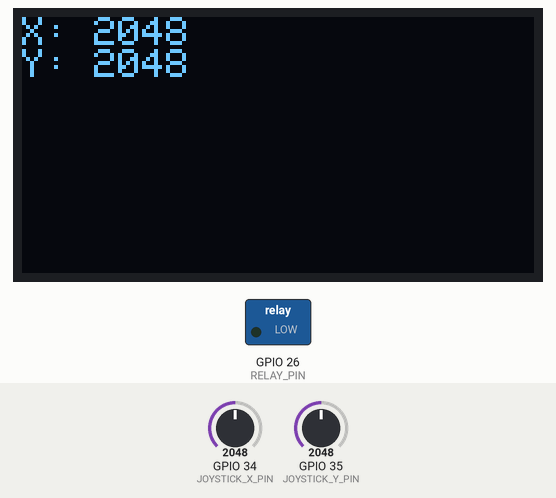
This sketch was run on a simulated ESP32. Parts: 128×64 one-colour display, switched loads named in the sketch (green lamp = pin HIGH). Inputs (shaded band) come from the test bench; at power-on: GPIO 34 (JOYSTICK_X_PIN) = 2048, GPIO 35 (JOYSTICK_Y_PIN) = 2048.

Above: at 1.2 s.
1.3 s: GPIO 34 (JOYSTICK_X_PIN) set to 107
At 1.8 s:
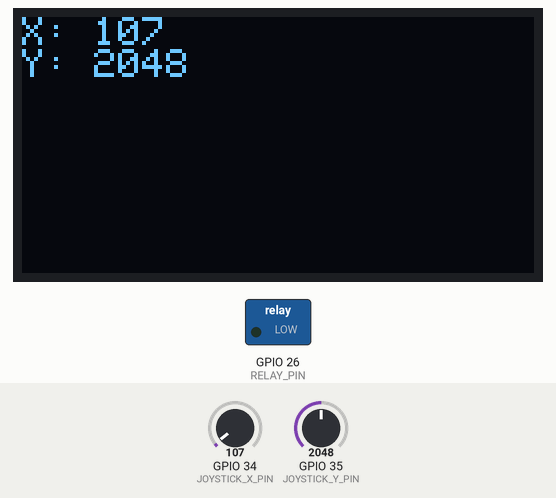
2.8 s: GPIO 34 (JOYSTICK_X_PIN) set to 89
At 3.3 s:
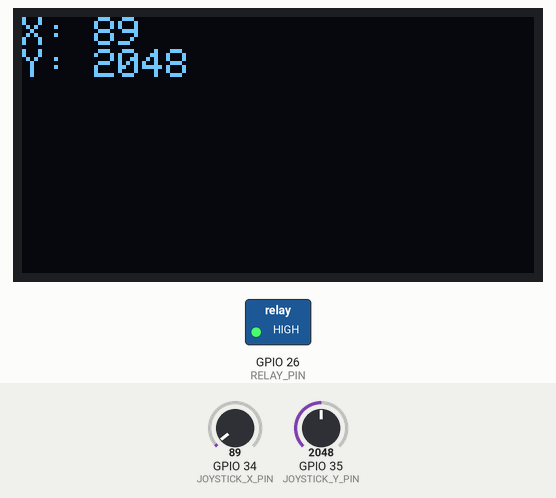
4.3 s: GPIO 35 (JOYSTICK_Y_PIN) set to 2866
At 4.8 s:
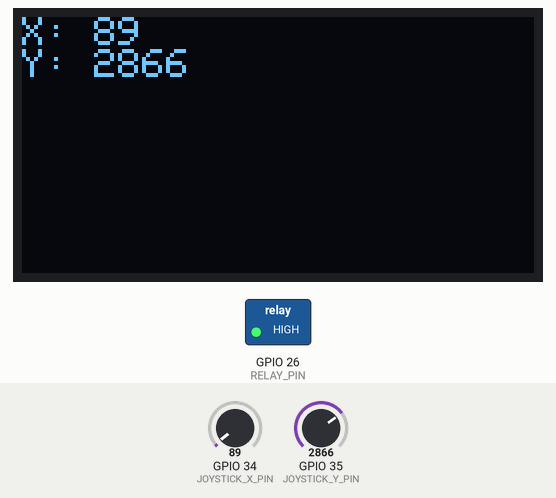
5.8 s: GPIO 35 (JOYSTICK_Y_PIN) set to 3603
At 6.3 s:
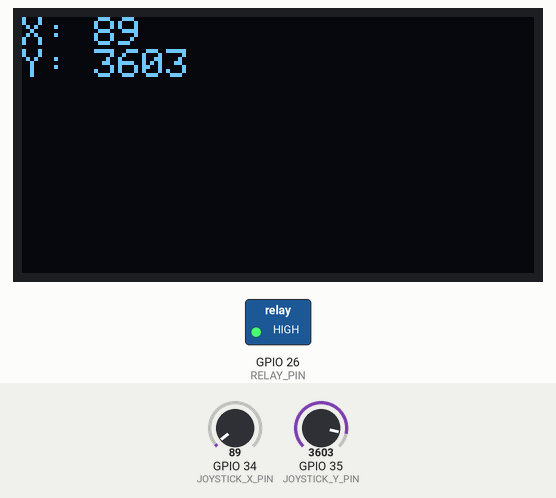
7.3 s: GPIO 34 (JOYSTICK_X_PIN) set to 0
At 7.8 s:
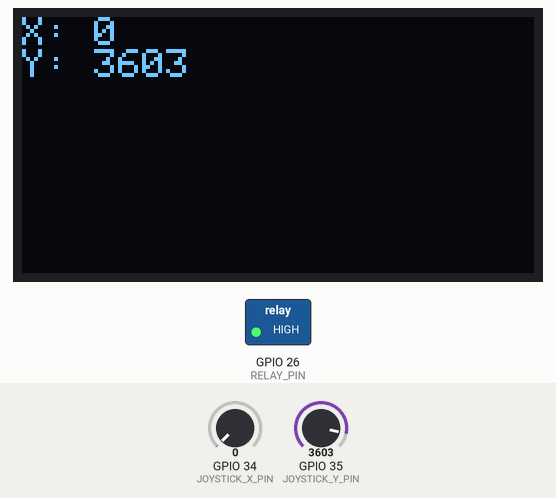
8.8 s: GPIO 35 (JOYSTICK_Y_PIN) set to 4095
At 9.3 s:
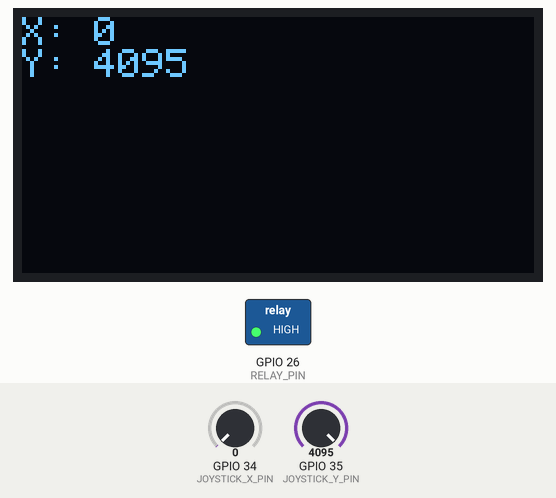
Timing chart, 0 to 11.3 s (numbered marks = the images above; inputs shaded):
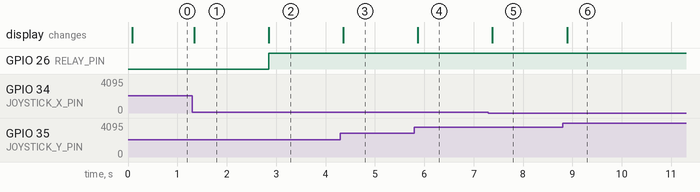

The sketch:

Joystick_OLED.ino
```cpp
#include <Wire.h>
#include <Adafruit_GFX.h>
#include <Adafruit_SSD1306.h>

#define OLED_RESET -1
Adafruit_SSD1306 display(OLED_RESET);

const int JOYSTICK_X_PIN = 34;
const int JOYSTICK_Y_PIN = 35;
const int RELAY_PIN = 26;


void setup() {
  pinMode(JOYSTICK_X_PIN, INPUT);
  pinMode(JOYSTICK_Y_PIN, INPUT);
  pinMode(RELAY_PIN, OUTPUT);

  display.begin(SSD1306_SWITCHCAPVCC, 0x3C);
  display.clearDisplay();
  display.setTextColor(WHITE);
  display.setTextSize(1);
  display.setCursor(0,0);
  display.println("Joystick con OLED");
  display.display();
}

void loop() {
  int joystickXValue = analogRead(JOYSTICK_X_PIN);
  int joystickYValue = analogRead(JOYSTICK_Y_PIN);

  display.clearDisplay();
  display.setCursor(0,0);
  display.print("X: ");
  display.println(joystickXValue);
  display.print("Y: ");
  display.println(joystickYValue);
  display.display();

  if (joystickXValue < 100) {
    digitalWrite(RELAY_PIN, HIGH);
  } else {
    digitalWrite(RELAY_PIN, LOW);
  }

  delay(100);
}
```

Measured:
- the behaviour switches between 100 and 99 on GPIO 34 (JOYSTICK_X_PIN) (found by bisection; images 1 and 2)
- after the input at 1.3 s, the display: changes at once (image 1)
- after the input at 2.8 s, GPIO 26 (RELAY_PIN): LOW → HIGH after 0.05 s; the display: first differs from a run without the input after 0.05 s (image 2)
- after the input at 4.3 s, the display: changes after 0.06 s (image 3)
- after the input at 5.8 s, the display: changes after 0.07 s (image 4)
- after the input at 7.3 s, the display: changes after 0.08 s (image 5)
- after the input at 8.8 s, the display: changes after 0.09 s (image 6)
